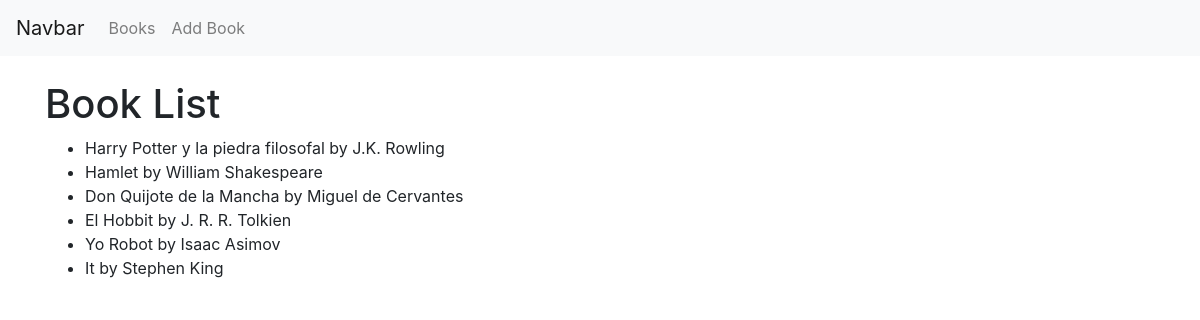
The page /books/ on the database its author committed.
### mi_app/models.py (models this page shows, shortened)
class Book(models.Model):
    title = models.CharField(max_length=100)
    authors = models.ManyToManyField(Author)
    publisher = models.ForeignKey(Publisher, on_delete=models.CASCADE)
    publication_date = models.DateField()

class Author(models.Model):
    first_name = models.CharField(max_length=30)
    last_name = models.CharField(max_length=40)
    email = models.EmailField(max_length=255, default='example@example.com')
    def __str__(self):
        return '%s %s' % (self.first_name, self.last_name)

### mi_app/views.py (the view)
# urls.py: path('books/', views.book_list, name='book_list'),
def book_list(request):
    books = Book.objects.all()
    context = {'books': books}
    return render(request, 'mi_app/book_list.html', context)

### mi_app/templates/mi_app/book_list.html (shortened to what this page needs)
{% extends 'mi_app/base.html' %}
{% block content %}
    <h1>Book List</h1>
    <ul>
    {% for book in books %}
        <li>{{ book.title }} by {{ book.authors.all|join:", " }}</li>
    {% empty %}
        <li>No books yet.</li>
    {% endfor %}
    </ul>
{% endblock %}

### mi_app/templates/mi_app/base.html (shortened to what this page needs)
<!DOCTYPE html>
<html lang="en">
<head>
    <link rel="stylesheet" href="https://stackpath.bootstrapcdn.com/bootstrap/4.3.1/css/bootstrap.min.css"
>
</head>
<body>
    <nav class="navbar navbar-expand-lg navbar-light bg-light">
        <a class="navbar-brand" href="#">Navbar</a>
        <div class="collapse navbar-collapse" id="navbarNav">
            <ul class="navbar-nav">
                <li class="nav-item">
                    <a class="nav-link" href="{% url 'book_list' %}">Books</a>
                </li>
                <li class="nav-item">
                    <a class="nav-link" href="{% url 'add_book' %}">Add Book</a>
                </li>
            </ul>
        </div>
    </nav>
    <main class="container mt-4">
        {% block content %}
        {% endblock %}
    </main>
</body>
</html>

### rows shown on the page
Book: title "Harry Potter y la piedra filosofal", authors.all "J.K. Rowling"
Book: title "Hamlet", authors.all "William Shakespeare"
Book: title "Don Quijote de la Mancha", authors.all "Miguel de Cervantes"
Book: title "El Hobbit", authors.all "J. R. R. Tolkien"
Book: title "Yo Robot", authors.all "Isaac Asimov"
Book: title "It", authors.all "Stephen King"
